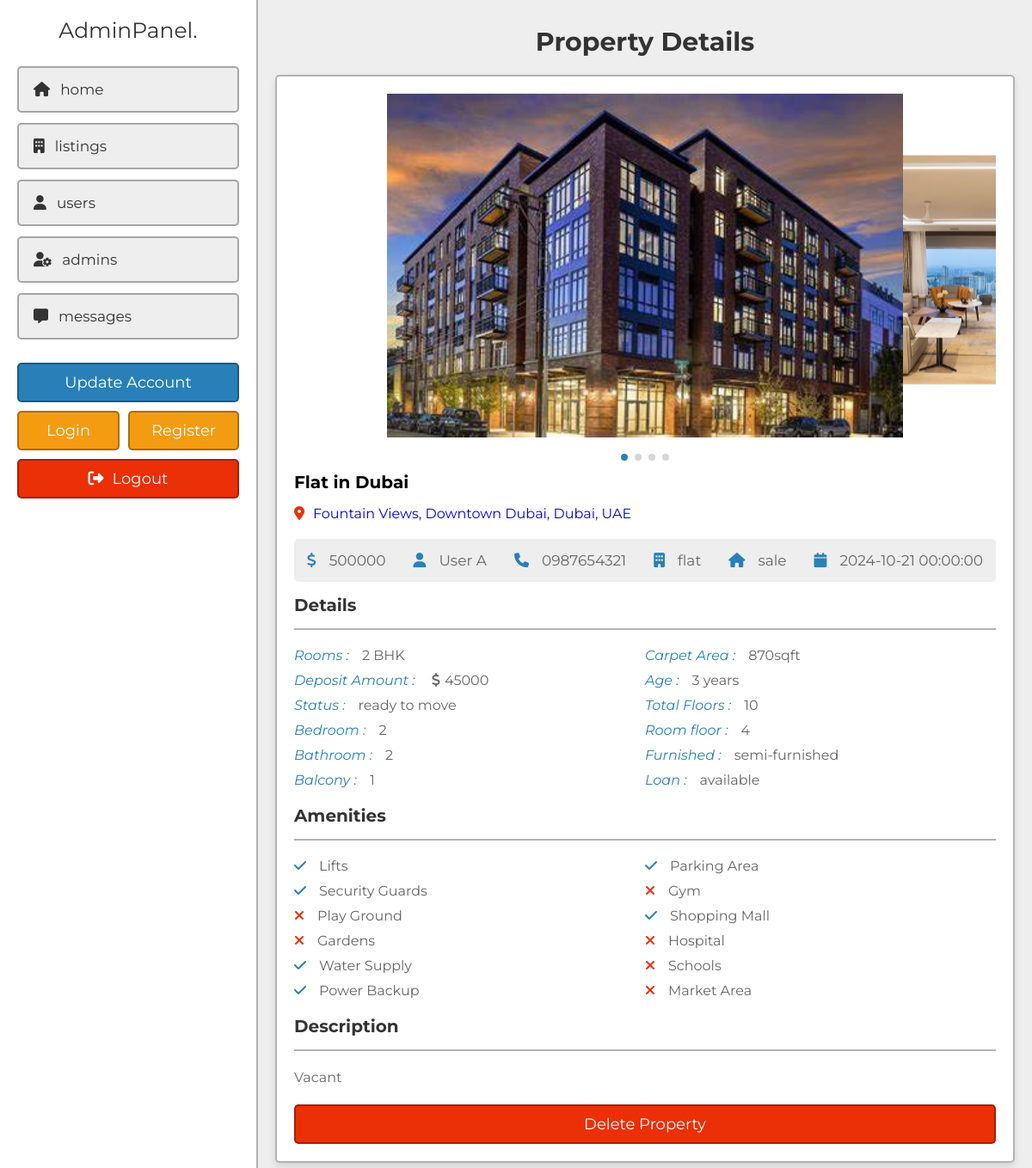
/project/admin/view_property.php?get_id=6PuaFeLUvRe1SWPRlb5m (signed in), run on the app's committed database.
### tables this page shows
CREATE TABLE `property` (
  `id` varchar(20) NOT NULL,
  `user_id` varchar(20) NOT NULL,
  `property_name` varchar(50) NOT NULL,
  `address` varchar(100) NOT NULL,
  `price` varchar(10) NOT NULL,
  `type` varchar(10) NOT NULL,
  `offer` varchar(10) NOT NULL,
  `status` varchar(50) NOT NULL,
  `furnished` varchar(50) NOT NULL,
  `bhk` varchar(10) NOT NULL,
  `deposit` varchar(10) NOT NULL,
  `bedroom` varchar(10) NOT NULL,
  `bathroom` varchar(10) NOT NULL,
  `balcony` varchar(10) NOT NULL,
  `carpet` varchar(10) NOT NULL,
  `age` varchar(2) NOT NULL,
  `total_floors` varchar(2) NOT NULL,
  `room_floor` varchar(2) NOT NULL,
  `loan` varchar(50) NOT NULL,
  `lift` varchar(3) NOT NULL,
  `security_guard` varchar(3) NOT NULL,
  `play_ground` varchar(3) NOT NULL,
  `garden` varchar(3) NOT NULL,
  `water_supply` varchar(3) NOT NULL,
  `power_backup` varchar(3) NOT NULL,
  `parking_area` varchar(3) NOT NULL,
  `gym` varchar(3) NOT NULL,
  `shopping_mall` varchar(3) NOT NULL,
  `hospital` varchar(3) NOT NULL,
  `school` varchar(3) NOT NULL,
  `market_area` varchar(3) NOT NULL,
  `image_01` varchar(50) NOT NULL,
  `image_02` varchar(50) NOT NULL,
  `image_03` varchar(50) NOT NULL,
  `image_04` varchar(50) NOT NULL,
  `image_05` varchar(50) NOT NULL,
  `description` varchar(1000) NOT NULL,
  `date` datetime NOT NULL DEFAULT CURRENT_TIMESTAMP,
  `latitude` varchar(20) NOT NULL,
  `longitude` varchar(20) NOT NULL
);

CREATE TABLE `users` (
  `id` varchar(20) NOT NULL,
  `name` varchar(50) NOT NULL,
  `number` varchar(10) NOT NULL,
  `email` varchar(50) NOT NULL,
  `password` varchar(50) NOT NULL
);

### project/admin/view_property.php (the view, shortened to what this page needs)
<?php
include '../components/connect.php';
if(isset($_GET['get_id'])){
   $get_id = $_GET['get_id'];
}else{
   $get_id = '';
   header('location:dashboard.php');
}
?>
<!DOCTYPE html>
<html lang="en">
<head>
   <link rel="stylesheet" href="https://cdn.jsdelivr.net/npm/swiper@8/swiper-bundle.min.css" />
   <link rel="stylesheet" href="https://cdnjs.cloudflare.com/ajax/libs/font-awesome/6.2.0/css/all.min.css">
   <link rel="stylesheet" href="../css/admin_style.css">
</head>
<body>
<?php include '../components/admin_header.php'; ?>
<section class="view-property">
   <h1 class="heading">Property Details</h1>
   <?php
      $select_properties = $conn->prepare("SELECT * FROM `property` WHERE id = ? ORDER BY date DESC LIMIT 1");
      $select_properties->execute([$get_id]);
      if($select_properties->rowCount() > 0){
         while($fetch_property = $select_properties->fetch(PDO::FETCH_ASSOC)){
         $select_user = $conn->prepare("SELECT * FROM `users` WHERE id = ?");
         $select_user->execute([$fetch_property['user_id']]);
         $fetch_user = $select_user->fetch(PDO::FETCH_ASSOC);
   ?>
   <div class="details">
     <div class="swiper images-container">
         <div class="swiper-wrapper">
            <img src="../uploaded_files/<?= $fetch_property['image_01']; ?>" alt="" class="swiper-slide">
            <?php if(!empty($fetch_property['image_02'])){ ?>
            <img src="../uploaded_files/<?= $fetch_property['image_02']; ?>" alt="" class="swiper-slide">
            <?php } ?>
            <?php if(!empty($fetch_property['image_04'])){ ?>
            <img src="../uploaded_files/<?= $fetch_property['image_04']; ?>" alt="" class="swiper-slide">
            <?php } ?>
         </div>
         <div class="swiper-pagination"></div>
     </div>
      <h3 class="name"><?= $fetch_property['property_name']; ?></h3>
      <p class="location"><i class="fas fa-map-marker-alt"></i><span><a href="https://www.google.com/maps/search/?api=1&query=<?= urlencode($fetch_property['latitude'] . ',' . $fetch_property['longitude']); ?>" target="_blank"><?= $fetch_property['address']; ?></a></span></p>
      <div id="map" style="height: 5px; width: 100%;"></div>
      <div class="info">
         <p><i class="fa-solid fa-dollar-sign"></i><span><?= $fetch_property['price']; ?></span></p>
         <p><i class="fas fa-user"></i><span><?= $fetch_user['name']; ?></span></p>
         <p><i class="fas fa-phone"></i><a href="tel:1234567890"><?= $fetch_user['number']; ?></a></p>
         <p><i class="fas fa-building"></i><span><?= $fetch_property['type']; ?></span></p>
         <p><i class="fas fa-house"></i><span><?= $fetch_property['offer']; ?></span></p>
         <p><i class="fas fa-calendar"></i><span><?= $fetch_property['date']; ?></span></p>
      </div>
      <h3 class="title">Details</h3>
      <div class="flex">
         <div class="box">
            <p><i>Rooms :</i><span><?= $fetch_property['bhk']; ?> BHK</span></p>
            <p><i>Deposit Amount : </i><span><span class="fa-solid fa-dollar-sign" style="margin-right: .5rem;"></span><?= $fetch_property['deposit']; ?></span></p>
            <p><i>Status :</i><span><?= $fetch_property['status']; ?></span></p>
            <p><i>Bedroom :</i><span><?= $fetch_property['bedroom']; ?></span></p>
            <p><i>Bathroom :</i><span><?= $fetch_property['bathroom']; ?></span></p>
            <p><i>Balcony :</i><span><?= $fetch_property['balcony']; ?></span></p>
         </div>
         <div class="box">
            <p><i>Carpet Area :</i><span><?= $fetch_property['carpet']; ?>sqft</span></p>
            <p><i>Age :</i><span><?= $fetch_property['age']; ?> years</span></p>
            <p><i>Total Floors :</i><span><?= $fetch_property['total_floors']; ?></span></p>
            <p><i>Room floor :</i><span><?= $fetch_property['room_floor']; ?></span></p>
            <p><i>Furnished :</i><span><?= $fetch_property['furnished']; ?></span></p>
            <p><i>Loan :</i><span><?= $fetch_property['loan']; ?></span></p>
         </div>
      </div>
      <h3 class="title">Amenities</h3>
      <div class="flex">
         <div class="box">
            <p><i class="fas fa-<?php if($fetch_property['lift'] == 'yes'){echo 'check';}else{echo 'times';} ?>"></i><span>Lifts</span></p>
            <p><i class="fas fa-<?php if($fetch_property['security_guard'] == 'yes'){echo 'check';}else{echo 'times';} ?>"></i><span>Security Guards</span></p>
            <p><i class="fas fa-<?php if($fetch_property['play_ground'] == 'yes'){echo 'check';}else{echo 'times';} ?>"></i><span>Play Ground</span></p>
            <p><i class="fas fa-<?php if($fetch_property['garden'] == 'yes'){echo 'check';}else{echo 'times';} ?>"></i><span>Gardens</span></p>
            <p><i class="fas fa-<?php if($fetch_property['water_supply'] == 'yes'){echo 'check';}else{echo 'times';} ?>"></i><span>Water Supply</span></p>
            <p><i class="fas fa-<?php if($fetch_property['power_backup'] == 'yes'){echo 'check';}else{echo 'times';} ?>"></i><span>Power Backup</span></p>
         </div>
         <div class="box">
            <p><i class="fas fa-<?php if($fetch_property['parking_area'] == 'yes'){echo 'check';}else{echo 'times';} ?>"></i><span>Parking Area</span></p>
            <p><i class="fas fa-<?php if($fetch_property['gym'] == 'yes'){echo 'check';}else{echo 'times';} ?>"></i><span>Gym</span></p>
            <p><i class="fas fa-<?php if($fetch_property['shopping_mall'] == 'yes'){echo 'check';}else{echo 'times';} ?>"></i><span>Shopping Mall</span></p>
            <p><i class="fas fa-<?php if($fetch_property['hospital'] == 'yes'){echo 'check';}else{echo 'times';} ?>"></i><span>Hospital</span></p>
            <p><i class="fas fa-<?php if($fetch_property['school'] == 'yes'){echo 'check';}else{echo 'times';} ?>"></i><span>Schools</span></p>
            <p><i class="fas fa-<?php if($fetch_property['market_area'] == 'yes'){echo 'check';}else{echo 'times';} ?>"></i><span>Market Area</span></p>
         </div>
      </div>
      <h3 class="title">Description</h3>
      <p class="description"><?= $fetch_property['description']; ?></p>
      <form action="" method="post" class="flex-btn">
         <input type="submit" value="delete property" name="delete" class="delete-btn" onclick="return confirm('Delete this listing?');">
      </form>
   </div>
   <?php
      }
   }else{
      echo '<p class="empty">Property not found! <a href="listings.php" style="margin-top:1.5rem;" class="option-btn">Go to listings</a></p>';
   }
   ?>
</section>
</body>
</html>

### project/css/admin_style.css (style rules this page uses)
:root { --main-color:#2980b9; --orange:#f39c12; --red:#eb2f06; --light-color:#666; --light-bg:#eee; --white:#fff; --black:#333; --box-shadow:0 .5rem 1rem rgba(0,0,0,0.1); --border:.2rem solid rgba(0,0,0,.3); }
* { font-family: 'Montserrat', sans-serif; margin: 0; padding: 0; box-sizing: border-box; outline: none; border: none; text-decoration: none; }
html { font-size: 62.5%; overflow-x: hidden; scroll-behavior: smooth; scroll-padding-top: 5rem; }
body { background-color: var(--light-bg); padding-left: 30rem; }
section { padding: 3rem 2rem; max-width: 1200px; margin: 0 auto; }
.heading { margin-bottom: 2rem; text-align: center; text-transform: capitalize; color: var(--black); font-size: 3rem; }
.flex-btn { display: flex; column-gap: 1rem; justify-content: space-between; align-items: flex-end; }
.inline-btn, .inline-option-btn, .inline-delete-btn, .btn, .delete-btn, .option-btn { cursor: pointer; padding: 1rem 2.5rem; font-size: 1.8rem; color: var(--white); text-align: center; text-transform: capitalize; margin-top: 1rem; border-radius: .5rem; border: var(--border); }
.btn, .delete-btn, .option-btn { display: block; width: 100%; }
.delete-btn { background-color: var(--red); }
.view-property .details { background-color: var(--white); box-shadow: var(--box-shadow); border: var(--border); padding: 2rem; border-radius: .5rem; overflow-x: hidden; }
.view-property .details .images-container img { height: 40rem; object-fit: cover; width: 60rem; margin-bottom: 3rem; }
.swiper-pagination-bullets.swiper-pagination-horizontal { bottom: 0; }
.view-property .details .name { font-size: 2rem; text-overflow: ellipsis; overflow-x: hidden; margin-bottom: .5rem; padding-top: 1rem; }
.view-property .details .location { padding-top: 1rem; font-size: 1.6rem; color: var(--light-color); }
.view-property .details .location i { margin-right: 1rem; color: var(--red); }
.view-property .details .info { display: flex; background-color: var(--light-bg); padding: 1.5rem; margin: 1.5rem 0; justify-content: space-between; align-items: center; flex-wrap: wrap; gap: 2rem; border-radius: .5rem; }
.view-property .details .info p { font-size: 1.7rem; }
.view-property .details .info p span, .view-property .details .info p a { color: var(--light-color); }
.view-property .details .info p i { margin-right: 1.5rem; color: var(--main-color); }
.view-property .details .title { font-size: 2rem; color: var(--black); padding-bottom: 1.5rem; border-bottom: var(--border); }
.view-property .details .flex { margin: 1.5rem 0; display: flex; justify-content: space-between; flex-wrap: wrap; }
.view-property .details .flex .box { flex: 1 1 40rem; }
.view-property .details .flex .box p { padding: .5rem 0; font-size: 1.6rem; color: var(--light-color); }
.view-property .details .flex .box i { color: var(--main-color); margin-right: 1.5rem; }
.view-property .details .flex .box .fa-times { color: var(--red); }
.view-property .details .description { padding-top: 1rem; margin: .5rem 0; margin-top: .5rem; font-size: 1.6rem; color: var(--light-color); line-height: 2; }

### data on the page
property: image_01 (picture), image_02 (picture), image_04 (picture), property_name "Flat in Dubai", address "Fountain Views, Downtown Dubai, Dubai, UAE", price "500000", user.name "User A", user.number "0987654321", type "flat", offer "sale", date "2024-10-21 00:00:00", bhk "2", deposit "45000", status "ready to move", bedroom "2", bathroom "2", balcony "1", carpet "870", age "3", total_floors "10", room_floor "4", furnished "semi-furnished", loan "available", description "Vacant"
